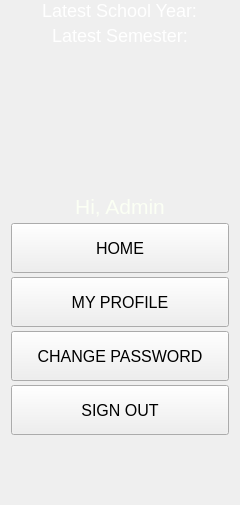
         <widget class="QWidget" name="widget_3" native="true">
          <property name="styleSheet">
           <string notr="true">#widget_3{
        background-color: rgba(0, 0, 0, 150);
}</string>
          </property>
          <layout class="QVBoxLayout" name="verticalLayout_3">
           <property name="spacing">
            <number>4</number>
           </property>
           <property name="topMargin">
            <number>0</number>
           </property>
           <property name="bottomMargin">
            <number>70</number>
           </property>
           <item alignment="Qt::AlignHCenter">
            <widget class="QLabel" name="lb_latestSY">
             <property name="maximumSize">
              <size>
               <width>16777215</width>
               <height>23</height>
              </size>
             </property>
             <property name="styleSheet">
              <string notr="true">color:white;
font-size: 18px;</string>
             </property>
             <property name="text">
              <string>Latest School Year:</string>
             </property>
            </widget>
           </item>
           <item alignment="Qt::AlignHCenter">
            <widget class="QLabel" name="lb_latestSem">
             <property name="maximumSize">
              <size>
               <width>218</width>
               <height>23</height>
              </size>
             </property>
             <property name="font">
              <font>
               <pointsize>-1</pointsize>
              </font>
             </property>
             <property name="styleSheet">
              <string notr="true">color:white;
font-size: 18px;</string>
             </property>
             <property name="text">
              <string>Latest Semester:</string>
             </property>
            </widget>
           </item>
           <item alignment="Qt::AlignHCenter">
            <widget class="QLabel" name="avatar_2">
             <property name="minimumSize">
              <size>
               <width>140</width>
               <height>140</height>
              </size>
             </property>
             <property name="maximumSize">
              <size>
               <width>140</width>
               <height>140</height>
              </size>
             </property>
             <property name="styleSheet">
              <string notr="true">#avatar_2{
        border-image: url(:/background/OIP.jpg)
}</string>
             </property>
             <property name="text">
              <string/>
             </property>
            </widget>
           </item>
           <item>
            <widget class="QLabel" name="name_2">
             <property name="maximumSize">
              <size>
               <width>16777215</width>
               <height>34</height>
              </size>
             </property>
             <property name="font">
              <font>
               <pointsize>16</pointsize>
              </font>
             </property>
             <property name="styleSheet">
              <string notr="true">#name_2{
        color: #FBFFF4;
}</string>
             </property>
             <property name="text">
              <string>Hi, Admin</string>
             </property>
             <property name="alignment">
              <set>Qt::AlignCenter</set>
             </property>
            </widget>
           </item>
           <item alignment="Qt::AlignHCenter">
            <widget class="QPushButton" name="button_AdHome">
             <property name="minimumSize">
              <size>
               <width>218</width>
               <height>50</height>
              </size>
             </property>
             <property name="maximumSize">
              <size>
               <width>251</width>
               <height>50</height>
              </size>
             </property>
             <property name="font">
              <font>
               <pointsize>12</pointsize>
              </font>
             </property>
             <property name="text">
              <string>HOME</string>
             </property>
            </widget>
           </item>
           <item alignment="Qt::AlignHCenter">
            <widget class="QPushButton" name="button_AdMyProfile">
             <property name="minimumSize">
              <size>
               <width>218</width>
               <height>50</height>
              </size>
             </property>
             <property name="maximumSize">
              <size>
               <width>251</width>
               <height>50</height>
              </size>
             </property>
             <property name="font">
              <font>
               <pointsize>12</pointsize>
              </font>
             </property>
             <property name="text">
              <string>MY PROFILE</string>
             </property>
            </widget>
           </item>
           <item alignment="Qt::AlignHCenter">
            <widget class="QPushButton" name="button_AdChangePassword">
             <property name="minimumSize">
              <size>
               <width>218</width>
               <height>50</height>
              </size>
             </property>
             <property name="maximumSize">
              <size>
               <width>251</width>
               <height>50</height>
              </size>
             </property>
             <property name="font">
              <font>
               <pointsize>12</pointsize>
              </font>
             </property>
             <property name="text">
              <string>CHANGE PASSWORD</string>
             </property>
            </widget>
           </item>
           <item alignment="Qt::AlignHCenter">
            <widget class="QPushButton" name="button_AdSignOut">
             <property name="minimumSize">
              <size>
               <width>218</width>
               <height>50</height>
              </size>
             </property>
             <property name="maximumSize">
              <size>
               <width>251</width>
               <height>50</height>
              </size>
             </property>
             <property name="font">
              <font>
               <pointsize>12</pointsize>
              </font>
             </property>
             <property name="text">
              <string>SIGN OUT</string>
             </property>
            </widget>
           </item>
          </layout>
         </widget>
